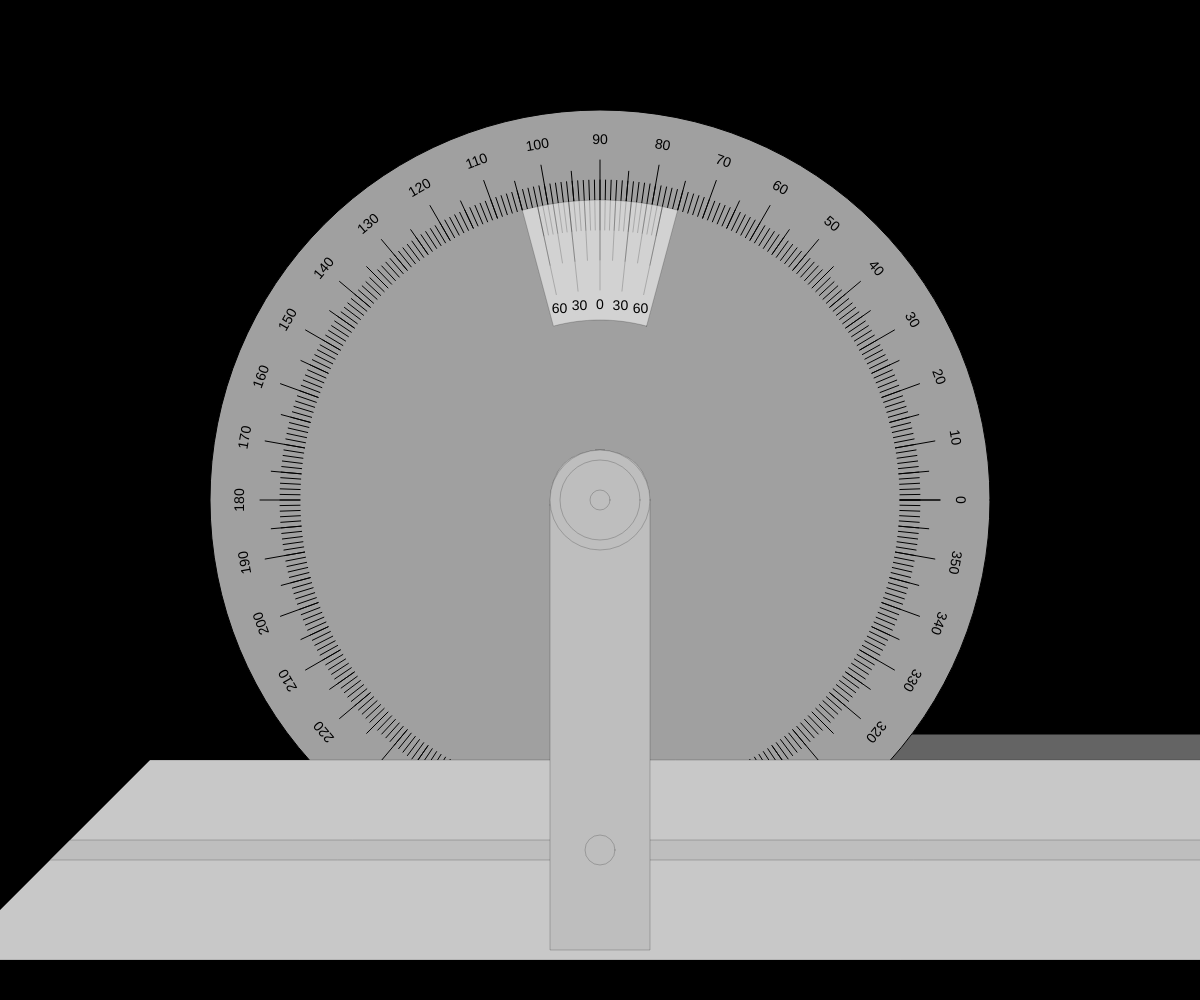
Frame 1 (no input)
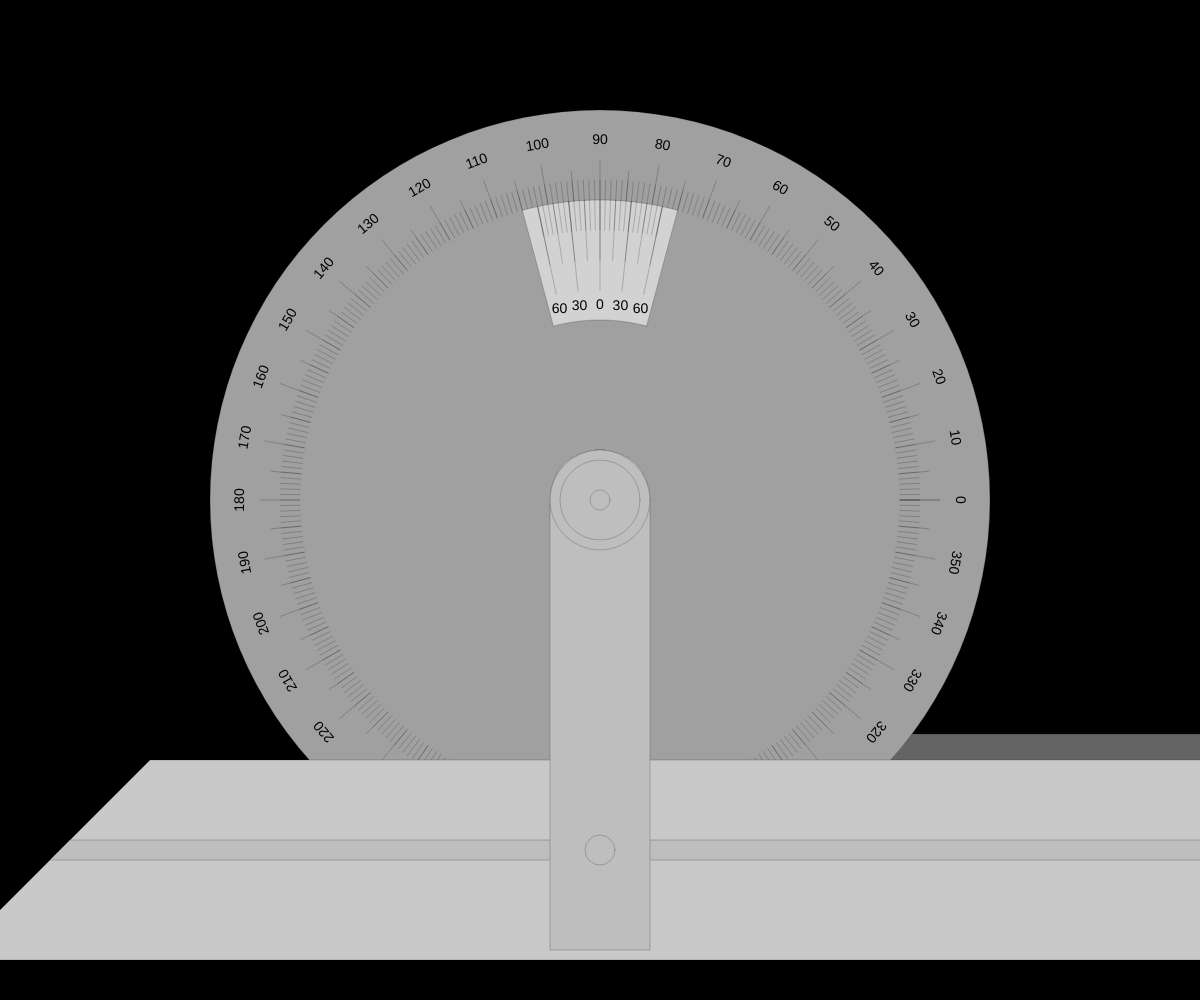
Frame 60 (no input)
Frame 120 (the mouse pressed at the canvas centre since frame 60): identical to frame 60, image omitted

The p5.js sketch that drew these frames (run headless with seeded random() and noise() and a simulated clock; from frame 60 on, the mouse is pressed at the canvas centre):

// p5.js sketch
// ── sketch.js
let angle = 0;

function setup() {
  createCanvas(windowWidth, windowHeight);
  // rectMode(CENTER);
}

function draw() {
  background(0);
  translate(width / 2, height / 2);

  let disc = new MainDisc(0, 0, 780, 300, 14);
  let vernierScale = new VernierScale(0, 0, 300);
  let blade = new ProtractorBlade(-450, 260, 1500, 200);
  let handLock = new HandLock(-50, -50, 100, 500, 55);

  // angle = atan2(mouseY - height / 2, mouseX - width / 2);
  // rotate(angle);
  disc.render();
  vernierScale.render();
  blade.render();
  handLock.render();
}

// ── blade.js
class ProtractorBlade {
  constructor(x, y, width, height) {
    this.x = x
    this.y = y
    this.width = width
    this.height = height
  }

  render() {
    fill(200);

    beginShape();
    vertex(this.x, this.y);
    vertex(this.x + this.width, this.y);
    vertex(this.x + this.width + 200, this.y + this.height);
    vertex(this.x - 200, this.y + this.height);
    endShape(CLOSE);

    fill(190);
    beginShape();
    vertex(this.x - 80, this.y + this.height / 2 - 20);
    vertex(this.x + this.width + 80, this.y + this.height / 2 - 20);
    vertex(this.x + this.width + 100, this.y + this.height / 2);
    vertex(this.x - 100, this.y + this.height / 2);
    endShape(CLOSE);
  }
}

// ── handlock.js
class HandLock {
  constructor(x, y, width, height, radius) {
    this.x = x;
    this.y = y;
    this.width = width;
    this.height = height;
    this.radius = radius;
  }

  render() {
    beginShape();
    vertex(this.x, this.y + this.radius);
    quadraticVertex(this.x, this.y, this.x + this.radius, this.y);

    // Top-right corner
    vertex(this.x + this.width - this.radius, this.y);
    quadraticVertex(this.x + this.width, this.y, this.x + this.width, this.y + this.radius);

    // Bottom-right corner
    vertex(this.x + this.width, this.y + this.height);

    // Bottom-left corner
    vertex(this.x, this.y + this.height);
    endShape(CLOSE);

    circle(0, this.y + 50, 100);
    circle(0, this.y + 50, 80);
    circle(0, this.y + 50, 20);
    circle(0, this.y + 400, 30);
  }
}

// ── main-disc.js
class MainDisc {
  constructor(centerX, centerY, circleRadius, radius, textSize) {
    this.centerX = centerX;
    this.centerY = centerY;
    this.radius = radius;
    this.circleRadius = circleRadius;
    this.textSize = textSize;
  }

  render() {
    rotate(this.angle);

    fill(100);
    beginShape();
    vertex(0, this.circleRadius * 0.3);
    vertex(this.circleRadius, this.circleRadius * 0.3);
    vertex(this.circleRadius, this.circleRadius * 0.5);
    vertex(0, this.circleRadius * 0.5);
    endShape(CLOSE);

    // Draw the bottom bevel
    fill(160); // Darker shade for the bottom bevel
    circle(0, 0, this.circleRadius);

    // Draw the tick marks
    for (let angle = 0; angle <= 360; angle++) {
      let x1 = this.centerX + cos(radians(angle)) * this.radius;
      let y1 = this.centerY - sin(radians(angle)) * this.radius;
      let x2 = this.centerX + cos(radians(angle)) * (this.radius + 20);
      let y2 = this.centerY - sin(radians(angle)) * (this.radius + 20);
      line(x1, y1, x2, y2);

      if (angle % 10 == 0) {
        // Draw longer lines every 30 degrees
        x2 = this.centerX + cos(radians(angle)) * (this.radius + 40);
        y2 = this.centerY - sin(radians(angle)) * (this.radius + 40);
        line(x1, y1, x2, y2);
      }

      if ((angle - 5) % 10 == 0) {
        // Draw longer lines every 30 degrees
        x2 = this.centerX + cos(radians(angle)) * (this.radius + 30);
        y2 = this.centerY - sin(radians(angle)) * (this.radius + 30);
        line(x1, y1, x2, y2);
      }
    }

    // Draw the numbers
    textSize(this.textSize);
    fill(0);
    for (let angle = 0; angle <= 350; angle += 10) {
      push();
      textAlign(CENTER, CENTER);
      let x = this.centerX + cos(radians(angle)) * (this.radius + 60);
      let y = this.centerY - sin(radians(angle)) * (this.radius + 60);
      translate(x, y);
      rotate(-radians(angle) - radians(270));
      text(angle, 0, 0);
      pop();
    }
  }
}

// ── vernier-scale.js
class VernierScale {
  constructor(x, y, radius, circleRadius, textSize) {
    this.x = x
    this.y = y
    this.radius = radius
    this.circleRadius = circleRadius
    this.textSize = textSize
  }
  render() {
    strokeWeight(0.2);
    // Draw the bottom bevel
    fill(210); // Darker shade for the bottom bevel
    circle(0, 0, this.circleRadius);

    // Draw the bottom bevel
    fill(240); // Darker shade for the bottom bevel
    circle(0, 0, this.circleRadius - this.circleRadius * 0.4);

    push();
    beginShape();
    fill(210); // Darker shade for the bottom bevel
    for (let angle = 75; angle <= 105; angle++) {
      let x = this.x + cos(radians(angle)) * (this.radius - this.radius * 0.4);
      let y = this.y - sin(radians(angle)) * (this.radius - this.radius * 0.4);
      vertex(x, y);
    }
    for (let angle = 105; angle >= 75; angle--) {
      let x = this.x + cos(radians(angle)) * this.radius;
      let y = this.y - sin(radians(angle)) * this.radius;
      vertex(x, y);
    }
    endShape(CLOSE);
    pop();

    // Draw the tick marks
    for (let angle = 78, i = 0; angle < 103; angle++, i++) {
      let x1 = this.x + cos(radians(angle)) * this.radius;
      let y1 = this.y - sin(radians(angle)) * this.radius;
      let x2 = this.x + cos(radians(angle)) * (this.radius - this.radius * 0.1);
      let y2 = this.y - sin(radians(angle)) * (this.radius - this.radius * 0.1);
      line(x1, y1, x2, y2);

      if (i % 3 == 0) {
        //  Draw longer lines every 30 degrees
        x2 = this.x + cos(radians(angle)) * (this.radius - this.radius * 0.2);
        y2 = this.y - sin(radians(angle)) * (this.radius - this.radius * 0.2);
        line(x1, y1, x2, y2);
      }

      if (i % 6 == 0) {
        // Draw longer lines every 30 degrees
        x2 = this.x + cos(radians(angle)) * (this.radius - this.radius * 0.3);
        y2 = this.y - sin(radians(angle)) * (this.radius - this.radius * 0.3);
        line(x1, y1, x2, y2);
      }
    }

    // Draw the numbers
    textSize(this.textSize);
    let i = 0;
    let iteration = [60, 30, 0, 30, 60];

    textAlign(CENTER, CENTER);
    fill(0);
    for (let angle = 78; angle <= 200; angle += 6) {
      let x = this.x + cos(radians(angle)) * (this.radius - this.radius * 0.35);
      let y = this.y - sin(radians(angle)) * (this.radius - this.radius * 0.35);
      text(iteration[i], x, y);
      i++;
    }
  }
}
